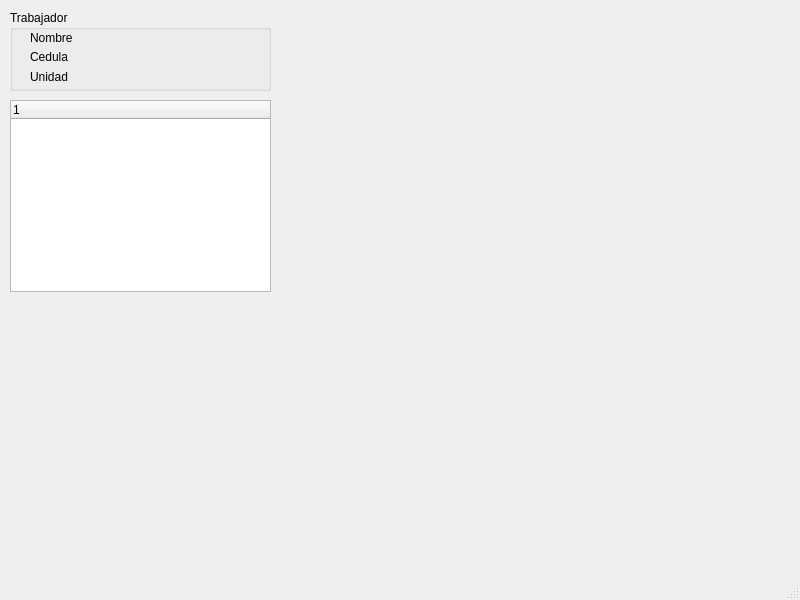
<?xml version="1.0" encoding="UTF-8"?>
<ui version="4.0">
 <class>MainWindow</class>
 <widget class="QMainWindow" name="MainWindow">
  <property name="geometry">
   <rect>
    <x>0</x>
    <y>0</y>
    <width>800</width>
    <height>600</height>
   </rect>
  </property>
  <property name="windowTitle">
   <string>MainWindow</string>
  </property>
  <widget class="QWidget" name="centralwidget">
   <widget class="QGroupBox" name="workerGroupBox">
    <property name="geometry">
     <rect>
      <x>10</x>
      <y>10</y>
      <width>261</width>
      <height>81</height>
     </rect>
    </property>
    <property name="title">
     <string>Trabajador</string>
    </property>
    <widget class="QLabel" name="nameLabel">
     <property name="geometry">
      <rect>
       <x>20</x>
       <y>20</y>
       <width>71</width>
       <height>16</height>
      </rect>
     </property>
     <property name="text">
      <string>Nombre</string>
     </property>
    </widget>
    <widget class="QLabel" name="idLabel">
     <property name="geometry">
      <rect>
       <x>20</x>
       <y>40</y>
       <width>47</width>
       <height>14</height>
      </rect>
     </property>
     <property name="text">
      <string>Cedula</string>
     </property>
    </widget>
    <widget class="QLabel" name="unitLabel">
     <property name="geometry">
      <rect>
       <x>20</x>
       <y>60</y>
       <width>47</width>
       <height>14</height>
      </rect>
     </property>
     <property name="text">
      <string>Unidad</string>
     </property>
    </widget>
   </widget>
   <widget class="QTreeWidget" name="skillsTreeWidget">
    <property name="geometry">
     <rect>
      <x>10</x>
      <y>100</y>
      <width>261</width>
      <height>192</height>
     </rect>
    </property>
    <column>
     <property name="text">
      <string notr="true">1</string>
     </property>
    </column>
   </widget>
   <widget class="QWidget" name="graphicWidget" native="true">
    <property name="geometry">
     <rect>
      <x>300</x>
      <y>20</y>
      <width>351</width>
      <height>271</height>
     </rect>
    </property>
   </widget>
  </widget>
  <widget class="QMenuBar" name="menubar">
   <property name="geometry">
    <rect>
     <x>0</x>
     <y>0</y>
     <width>800</width>
     <height>22</height>
    </rect>
   </property>
  </widget>
  <widget class="QStatusBar" name="statusbar"/>
 </widget>
 <resources/>
 <connections/>
</ui>
